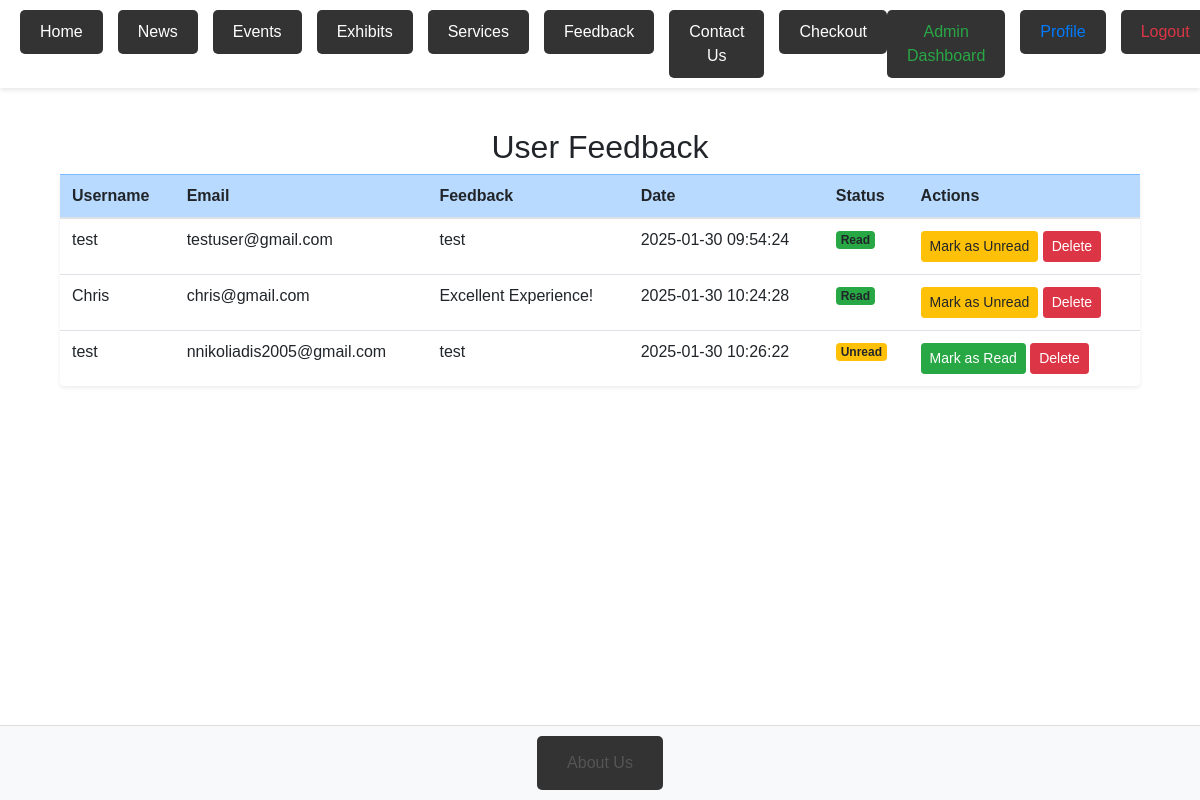
/admin/feedback (signed in), run on an earlier commit of the app's database.
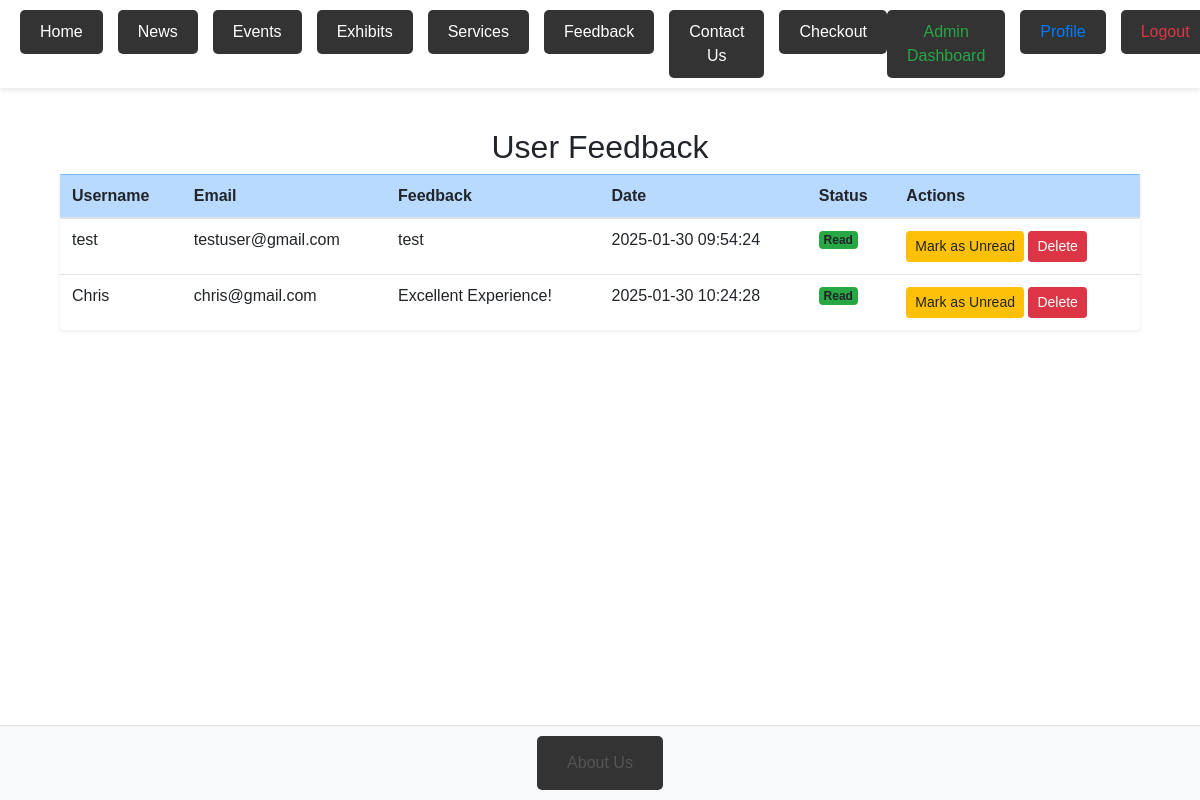
And on a later commit of the database.
### server.py (models this page shows)
class Feedback(db.Model):
    id = db.Column(db.Integer, primary_key=True)
    user_id = db.Column(db.Integer, db.ForeignKey('user.id'), nullable=True)
    username = db.Column(db.String(100), nullable=False)
    email = db.Column(db.String(120), nullable=False)
    feedback = db.Column(db.Text, nullable=False)
    created_at = db.Column(db.DateTime, default=db.func.current_timestamp())
    status = db.Column(db.String(20), default='unread')

### server.py (the view)
@app.route('/admin/feedback')
@login_required
@admin_required
def view_feedback():
    feedbacks = Feedback.query.all()
    print(feedbacks)
    return render_template('view_feedback.html', feedbacks=feedbacks)

### server.py (called while the page is built)
def admin_required(f):
    @wraps(f)
    def decorated_function(*args, **kwargs):
        if not current_user.is_authenticated or not current_user.is_admin:
            abort(403)
        return f(*args, **kwargs)
    return decorated_function

@login_manager.user_loader
def load_user(user_id):
    return db.session.get(User, int(user_id))

### templates/view_feedback.html
{% extends "base.html" %}
{% block content %}
<div class="container mt-5">
    <h2 class="text-center">User Feedback</h2>
    {% if feedbacks %}
    <table class="table table-hover shadow-sm rounded">
        <thead class="table-primary">
            <tr>
                <th>Username</th>
                <th>Email</th>
                <th>Feedback</th>
                <th>Date</th>
                <th>Status</th>
                <th>Actions</th>
            </tr>
        </thead>
        <tbody>
            {% for feedback in feedbacks %}
            <tr>
                <td>{{ feedback.username or "Anonymous" }}</td>
                <td>{{ feedback.email or "N/A" }}</td>
                <td>{{ feedback.feedback }}</td>
                <td>{{ feedback.created_at.strftime('%Y-%m-%d %H:%M:%S') if feedback.created_at else "N/A" }}</td>
                <td>
                    <span class="badge bg-{{ 'success' if feedback.status == 'read' else 'warning' }}">
                        {{ feedback.status.capitalize() if feedback.status else "Unknown" }}
                    </span>
                </td>
                <td>
                    {% if feedback.status != 'read' %}
                    <form method="POST" action="{{ url_for('mark_feedback_read', feedback_id=feedback.id) }}" style="display: inline;">
                        <button type="submit" class="btn btn-success btn-sm">Mark as Read</button>
                    </form>
                    {% else %}
                    <form method="POST" action="{{ url_for('mark_feedback_unread', feedback_id=feedback.id) }}" style="display: inline;">
                        <button type="submit" class="btn btn-warning btn-sm">Mark as Unread</button>
                    </form>
                    {% endif %}
                    <form method="POST" action="{{ url_for('delete_feedback', feedback_id=feedback.id) }}" style="display: inline;">
                        <button type="submit" class="btn btn-danger btn-sm" onclick="return confirm('Are you sure you want to delete this feedback?');">
                            Delete
                        </button>
                    </form>
                </td>
            </tr>
            {% endfor %}
        </tbody>
    </table>
    {% else %}
    <p class="text-center text-muted">No feedback available yet.</p>
    {% endif %}
</div>
{% endblock %}

What changed in the data, as far as the page shows it:
removed Feedback: username "test", email "nnikoliadis2005@gmail.com", feedback "test", created_at "2025-01-30 10:26:22", status "Unread"
